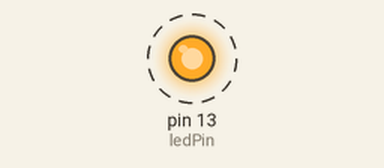
Simulated run of this sketch. Board: Arduino Uno, built with avr-gcc and run on an emulated ATmega328P. Parts: output pins drawn as LEDs (lit = HIGH). Dashed ring = blinking. What the sketch prints to the serial monitor is not drawn.

Above: at 1.5 s.
Timing chart, 0 to 5.6 s (numbered marks = the images above):
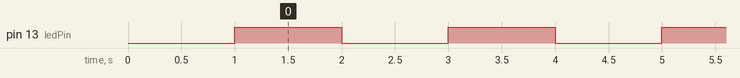

Measured:
- by itself, pin 13 (ledPin): alternates HIGH for 1.0 s and LOW for 1.0 s

The sketch:

test_LED.ino
```cpp
// constants won't change. Used here to set a pin number :
const int ledPin =  13;      // the number of the LED pin

void setup() {
  pinMode(13, OUTPUT);
  digitalWrite(13, LOW);
  delay(1000);
  Serial.begin(9600);
}

void loop() {
  Serial.println("Yolo");
  digitalWrite(13, HIGH);
  delay(1000);
  digitalWrite(13, LOW);
  delay(1000);
}
```
